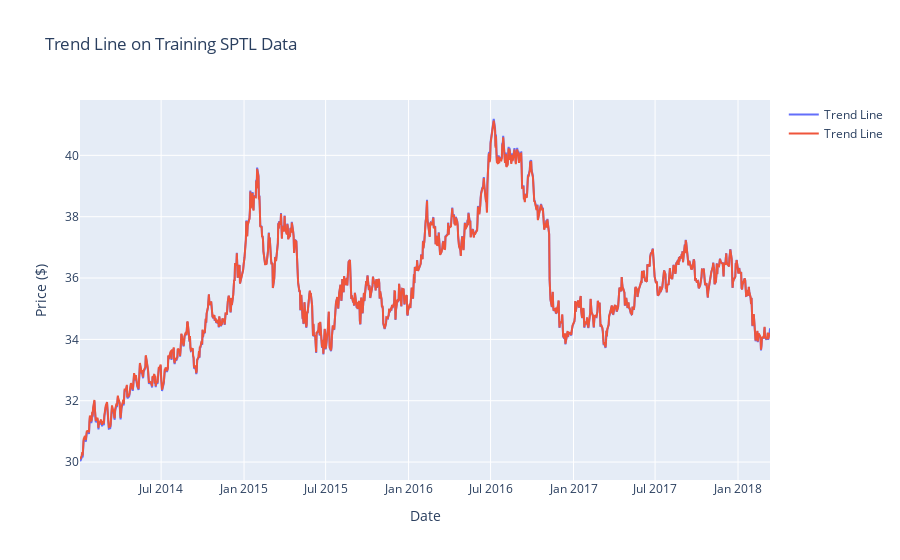

Notebook cell for this chart:
### Code cell
# fig1 shows the true data only close price
# fig2 shows only the trend line

fig = go.Figure(data=[go.Scatter(x=training_data["Date"], y=training_data['Close'], mode='lines', name='Trend Line')])

fig.add_trace(go.Scatter(x=training_data["Date"], y=df['Prediction'], mode='lines', name='Trend Line'))

fig.update_layout(
    title = "Trend Line on Training SPTL Data",
    yaxis_title="Price ($)",
    xaxis_title="Date",
    xaxis_rangeslider_visible=False,
    )

fig.show()

### Figure 1 — Plotly figure (JSON) as saved in the notebook; plotly's stock layout.template omitted (floating-point values rounded to 4 significant figures; data arrays with more than 128 entries replaced by an {"elided": "..."} marker saying what was removed)
{"data": [{"mode": "lines", "name": "Trend Line", "type": "scatter", "x": {"elided": "1056 str values"}, "y": {"elided": "1056 float values"}}, {"mode": "lines", "name": "Trend Line", "type": "scatter", "x": {"elided": "1056 str values"}, "y": {"elided": "1055 float values"}}], "layout": {"title": {"text": "Trend Line on Training SPTL Data"}, "xaxis": {"rangeslider": {"visible": false}, "title": {"text": "Date"}}, "yaxis": {"title": {"text": "Price ($)"}}}}
